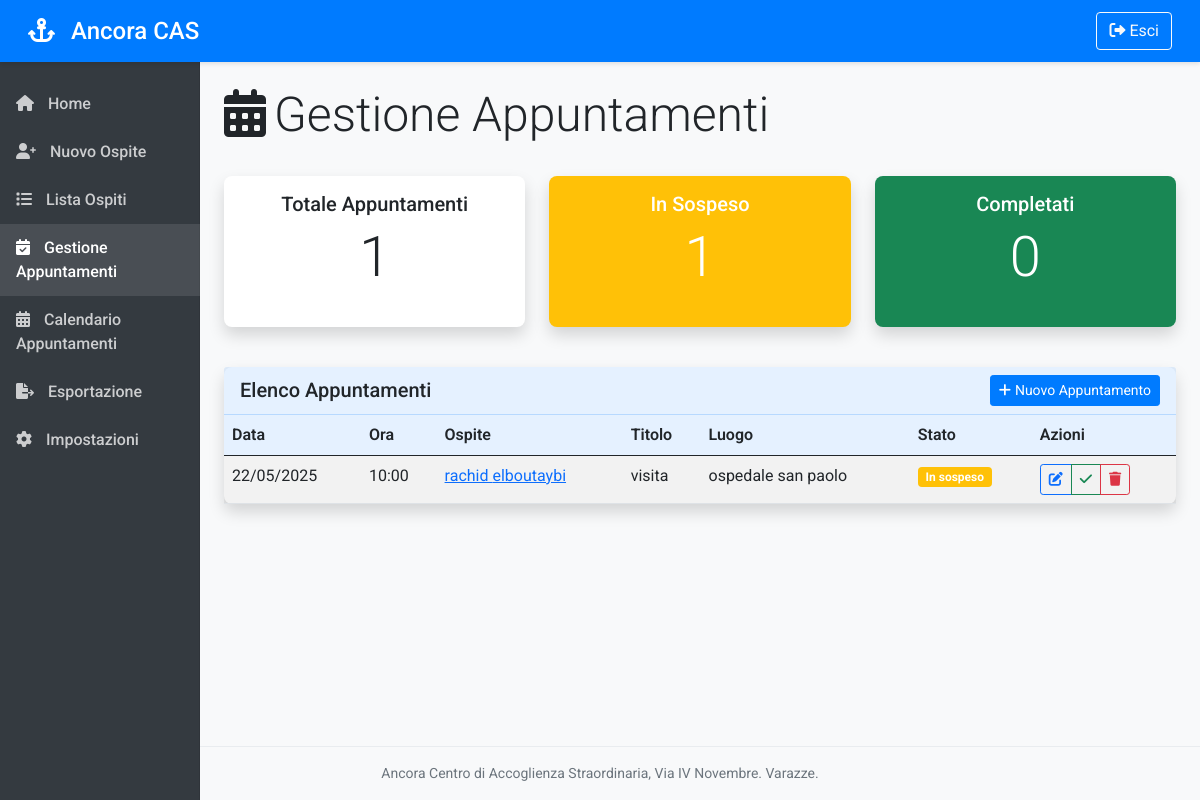
Screenshot of /appointments (signed in) with the database file from the repository.
### models.py (models this page shows, shortened)
class Appointment(db.Model):
    __tablename__ = 'appointments'
    id = db.Column(db.Integer, primary_key=True)
    guest_id = db.Column(db.Integer, db.ForeignKey('guests.id'), nullable=False)
    title = db.Column(db.String(100), nullable=False)
    description = db.Column(db.Text)
    appointment_date = db.Column(db.Date, nullable=False)
    appointment_time = db.Column(db.Time, nullable=False)
    location = db.Column(db.String(100))
    is_completed = db.Column(db.Boolean, default=False)
    created_at = db.Column(db.DateTime, default=datetime.utcnow)

class Guest(db.Model):
    __tablename__ = 'guests'
    id = db.Column(db.Integer, primary_key=True)
    last_name = db.Column(db.String(100), nullable=False)
    first_name = db.Column(db.String(100), nullable=False)
    gender = db.Column(db.String(1), nullable=False)  # M or F
    birth_place = db.Column(db.String(100), nullable=False)
    province = db.Column(db.String(2))  # Province code (2 chars)
    birth_date = db.Column(db.Date, nullable=False)
    fiscal_code = db.Column(db.String(16))
    country_code = db.Column(db.String(4))  # Foreign country code (Z + 3 digits)
    permit_number = db.Column(db.String(50))
    permit_date = db.Column(db.Date)
    permit_expiry = db.Column(db.Date)
    health_card = db.Column(db.String(50))
    health_card_expiry = db.Column(db.Date)
    entry_date = db.Column(db.Date, default=datetime.utcnow)
    exit_date = db.Column(db.Date)
    check_in_date = db.Column(db.Date)  # Data check in
    check_out_date = db.Column(db.Date)  # Data check out
    room_number = db.Column(db.String(10))
    floor = db.Column(db.String(10))
    family_relations = db.Column(db.Text)
    custom_fields = db.relationship('CustomField', backref='guest', lazy=True, cascade="all, delete-orphan")
    appointments = db.relationship('Appointment', backref='guest', lazy=True, cascade="all, delete-orphan")

### app.py (the view, shortened to what this page needs)
@app.route('/appointments')
@login_required
def appointments():
    date_from = request.args.get('date_from', '')
    date_to = request.args.get('date_to', '')
    status = request.args.get('status', 'all')
    query = Appointment.query
    if date_to:
        try:
            date_to_obj = parse_date(date_to)
            query = query.filter(Appointment.appointment_date <= date_to_obj)
        except ValueError:
            flash(f'Formato data fine non valido: {date_to}', 'danger')
    if status == 'pending':
        query = query.filter(Appointment.is_completed == False)
    elif status == 'completed':
        query = query.filter(Appointment.is_completed == True)
    appointments = query.order_by(Appointment.appointment_date, Appointment.appointment_time).all()
    stats = {
        'total': Appointment.query.count(),
        'pending': Appointment.query.filter(Appointment.is_completed == False).count(),
        'completed': Appointment.query.filter(Appointment.is_completed == True).count()
    }
    today = datetime.now().date()
    tomorrow = today + timedelta(days=1)
    return render_template(
        'appointments.html',
        appointments=appointments,
        stats=stats,
        today=today,
        tomorrow=tomorrow
    )

### app.py (called while the page is built)
@app.context_processor
def inject_now():
    return {'now': datetime.now()}

def login_required(f):
    @wraps(f)
    def decorated_function(*args, **kwargs):
        if 'logged_in' not in session:
            flash('Accesso richiesto', 'danger')
            return redirect(url_for('login'))
        return f(*args, **kwargs)
    return decorated_function

### templates/appointments.html
{% extends "layout.html" %}
{% block content %}
<div class="row mb-4">
    <div class="col-12">
        <h1 class="display-5"><i class="fas fa-calendar-alt me-2"></i>Gestione Appuntamenti</h1>
    </div>
</div>
<div class="row mb-4">
    <div class="col-md-4 mb-3">
        <div class="card text-center h-100">
            <div class="card-body">
                <h5 class="card-title">Totale Appuntamenti</h5>
                <p class="card-text display-4">{{ stats.total }}</p>
            </div>
        </div>
    </div>
    <div class="col-md-4 mb-3">
        <div class="card text-center bg-warning text-white h-100">
            <div class="card-body">
                <h5 class="card-title">In Sospeso</h5>
                <p class="card-text display-4">{{ stats.pending }}</p>
            </div>
        </div>
    </div>
    <div class="col-md-4 mb-3">
        <div class="card text-center bg-success text-white h-100">
            <div class="card-body">
                <h5 class="card-title">Completati</h5>
                <p class="card-text display-4">{{ stats.completed }}</p>
            </div>
        </div>
    </div>
</div>
<div class="row">
    <div class="col-12">
        <div class="card">
            <div class="card-header d-flex justify-content-between align-items-center">
                <h5 class="mb-0">Elenco Appuntamenti</h5>
                <a href="{{ url_for('new_appointment') }}" class="btn btn-primary btn-sm">
                    <i class="fas fa-plus me-1"></i>Nuovo Appuntamento
                </a>
            </div>
            <div class="card-body p-0">
                {% if appointments %}
                <div class="table-responsive">
                    <table class="table table-hover table-striped mb-0">
                        <thead>
                            <tr>
                                <th>Data</th>
                                <th>Ora</th>
                                <th>Ospite</th>
                                <th>Titolo</th>
                                <th>Luogo</th>
                                <th>Stato</th>
                                <th>Azioni</th>
                            </tr>
                        </thead>
                        <tbody>
                            {% for appointment in appointments %}
                            <tr {% if appointment.appointment_date == today %}class="table-primary"{% elif appointment.appointment_date == tomorrow %}class="table-info"{% endif %}>
                                <td>{{ appointment.appointment_date.strftime('%d/%m/%Y') }}</td>
                                <td>{{ appointment.appointment_time.strftime('%H:%M') }}</td>
                                <td>
                                    <a href="{{ url_for('guest_detail', guest_id=appointment.guest_id) }}">
                                        {{ appointment.guest.first_name }} {{ appointment.guest.last_name }}
                                    </a>
                                </td>
                                <td>{{ appointment.title }}</td>
                                <td>{{ appointment.location }}</td>
                                <td>
                                    {% if appointment.is_completed %}
                                    <span class="badge bg-success">Completato</span>
                                    {% else %}
                                    <span class="badge bg-warning">In sospeso</span>
                                    {% endif %}
                                </td>
                                <td>
                                    <div class="btn-group">
                                        <a href="{{ url_for('edit_appointment', appointment_id=appointment.id) }}" class="btn btn-sm btn-outline-primary">
                                            <i class="fas fa-edit"></i>
                                        </a>
                                        <a href="{{ url_for('complete_appointment', appointment_id=appointment.id) }}" class="btn btn-sm {% if appointment.is_completed %}btn-outline-warning{% else %}btn-outline-success{% endif %}">
                                            <i class="fas {% if appointment.is_completed %}fa-times{% else %}fa-check{% endif %}"></i>
                                        </a>
                                        <a href="{{ url_for('delete_appointment', appointment_id=appointment.id) }}" class="btn btn-sm btn-outline-danger" onclick="return confirm('Sei sicuro di voler eliminare questo appuntamento?')">
                                            <i class="fas fa-trash"></i>
                                        </a>
                                    </div>
                                </td>
                            </tr>
                            {% endfor %}
                        </tbody>
                    </table>
                </div>
                {% else %}
                <div class="alert alert-info m-3">
                    Nessun appuntamento trovato.
                </div>
                {% endif %}
            </div>
        </div>
    </div>
</div>
{% endblock %}

### static/css/styles.css (style rules this page uses)
body { font-family: 'Roboto', sans-serif; background-color: #f8f9fa; }
.card { margin-bottom: 20px; border: none; box-shadow: 0 0.5rem 1rem rgba(0, 0, 0, 0.15); border-radius: 0.5rem; }
.card-header { background-color: rgba(0, 123, 255, 0.1); border-bottom: 1px solid rgba(0, 123, 255, 0.2); font-weight: 500; }
.table thead th { font-weight: 600; background-color: rgba(0, 123, 255, 0.1); border-top: none; }
.btn-primary { background-color: #007bff; border-color: #007bff; }

### rows the page displays
Appointment: appointment_date "22/05/2025", appointment_time "10:00", guest.first_name "rachid", guest.last_name "elboutaybi", title "visita", location "ospedale san paolo", is_completed "In sospeso"

### other values shown
{{ stats.total }} "1"
{{ stats.pending }} "1"
{{ stats.completed }} "0"
